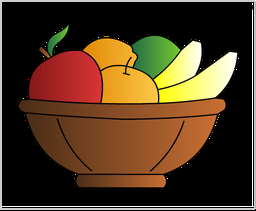
//> input picture fruits.png, 256 x 211 px, shrunk from 625 x 516 before the run
$ ./sobel   (built with g++ and OpenCV 4)
//> lines starting //> are read from the running program, lines starting //| are printed output that depends on the picture
#include<iostream>
#include<stdlib.h>
#include<math.h>
//#include<algorithm>
#include"opencv2/highgui/highgui.hpp"
#include"opencv2/imgproc/imgproc.hpp"
#include"opencv2/core/core.hpp"
using namespace std;
using namespace cv;
int Gx(Mat a,int i,int j)
{
	int k=0;
	k+=-1*(a.at<uchar>(i-1,j-1)+a.at<uchar>(i-1,j+1));
	k+=(a.at<uchar>(i+1,j-1)+a.at<uchar>(i+1,j+1));
	k+=2*(a.at<uchar>(i+1,j));
	k+=-2*(a.at<uchar>(i-1,j));
	return abs(k/4);
}
int Gy(Mat a,int i,int j)
{
	int k=0;
	k+=-1*(a.at<uchar>(i-1,j+1)+a.at<uchar>(i+1,j+1));
	k+=(a.at<uchar>(i+1,j-1)+a.at<uchar>(i-1,j-1));
	k+=2*(a.at<uchar>(i,j-1));
	k+=-2*(a.at<uchar>(i,j+1));
	return abs(k/4);
}
int g(Mat a,int i,int j)
{
	return sqrt(Gx(a,i,j)*Gx(a,i,j)+Gy(a,i,j)*Gy(a,i,j));
}
int main()
{


	Mat a=imread("fruits.png",0);
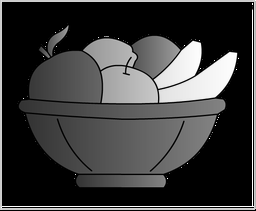
//> a: 211 rows x 256 cols, CV_8UC1; min 0, max 255, mean 60.3
	namedWindow("sobel",WINDOW_AUTOSIZE);
	int x=1;
	createTrackbar("edge","sobel",&x,255);


	Mat b(a.rows,a.cols,CV_8UC1,Scalar(0));
//	Mat c(a.rows,a.cols,CV_8UC1,Scalar(0));
	while(9)
	{
//> (the run ends here: the time limit is reached, at `return sqrt(Gx(a,i,j)*Gx(a,i,j)+Gy(a,i,j)*Gy(a,i,j));`)
